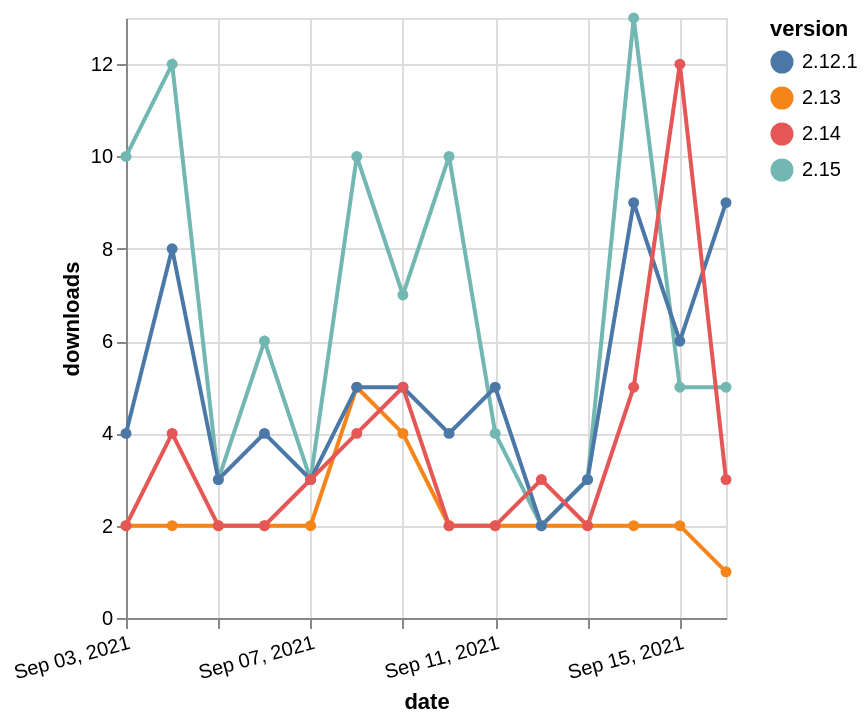

Source (Vega-Lite JSON):
### Vega-Lite specification from a JSON file in a GitHub repository (floating-point values rounded to 4 significant figures)
{"$schema": "https://vega.github.io/schema/vega-lite/v5.json", "description": "A simple bar chart with embedded data.", "data": {"values": [{"date": "2021-09-03", "total": 4080, "delta": 2, "version": "2.13"}, {"date": "2021-09-04", "total": 4082, "delta": 2, "version": "2.13"}, {"date": "2021-09-05", "total": 4084, "delta": 2, "version": "2.13"}, {"date": "2021-09-06", "total": 4086, "delta": 2, "version": "2.13"}, {"date": "2021-09-07", "total": 4088, "delta": 2, "version": "2.13"}, {"date": "2021-09-08", "total": 4093, "delta": 5, "version": "2.13"}, {"date": "2021-09-09", "total": 4097, "delta": 4, "version": "2.13"}, {"date": "2021-09-10", "total": 4099, "delta": 2, "version": "2.13"}, {"date": "2021-09-11", "total": 4101, "delta": 2, "version": "2.13"}, {"date": "2021-09-12", "total": 4103, "delta": 2, "version": "2.13"}, {"date": "2021-09-13", "total": 4105, "delta": 2, "version": "2.13"}, {"date": "2021-09-14", "total": 4107, "delta": 2, "version": "2.13"}, {"date": "2021-09-15", "total": 4109, "delta": 2, "version": "2.13"}, {"date": "2021-09-16", "total": 4110, "delta": 1, "version": "2.13"}, {"date": "2021-09-03", "total": 4176, "delta": 10, "version": "2.15"}, {"date": "2021-09-04", "total": 4188, "delta": 12, "version": "2.15"}, {"date": "2021-09-05", "total": 4191, "delta": 3, "version": "2.15"}, {"date": "2021-09-06", "total": 4197, "delta": 6, "version": "2.15"}, {"date": "2021-09-07", "total": 4200, "delta": 3, "version": "2.15"}, {"date": "2021-09-08", "total": 4210, "delta": 10, "version": "2.15"}, {"date": "2021-09-09", "total": 4217, "delta": 7, "version": "2.15"}, {"date": "2021-09-10", "total": 4227, "delta": 10, "version": "2.15"}, {"date": "2021-09-11", "total": 4231, "delta": 4, "version": "2.15"}, {"date": "2021-09-12", "total": 4233, "delta": 2, "version": "2.15"}, {"date": "2021-09-13", "total": 4236, "delta": 3, "version": "2.15"}, {"date": "2021-09-14", "total": 4249, "delta": 13, "version": "2.15"}, {"date": "2021-09-15", "total": 4254, "delta": 5, "version": "2.15"}, {"date": "2021-09-16", "total": 4259, "delta": 5, "version": "2.15"}, {"date": "2021-09-03", "total": 6519, "delta": 4, "version": "2.12.1"}, {"date": "2021-09-04", "total": 6527, "delta": 8, "version": "2.12.1"}, {"date": "2021-09-05", "total": 6530, "delta": 3, "version": "2.12.1"}, {"date": "2021-09-06", "total": 6534, "delta": 4, "version": "2.12.1"}, {"date": "2021-09-07", "total": 6537, "delta": 3, "version": "2.12.1"}, {"date": "2021-09-08", "total": 6542, "delta": 5, "version": "2.12.1"}, {"date": "2021-09-09", "total": 6547, "delta": 5, "version": "2.12.1"}, {"date": "2021-09-10", "total": 6551, "delta": 4, "version": "2.12.1"}, {"date": "2021-09-11", "total": 6556, "delta": 5, "version": "2.12.1"}, {"date": "2021-09-12", "total": 6558, "delta": 2, "version": "2.12.1"}, {"date": "2021-09-13", "total": 6561, "delta": 3, "version": "2.12.1"}, {"date": "2021-09-14", "total": 6570, "delta": 9, "version": "2.12.1"}, {"date": "2021-09-15", "total": 6576, "delta": 6, "version": "2.12.1"}, {"date": "2021-09-16", "total": 6585, "delta": 9, "version": "2.12.1"}, {"date": "2021-09-03", "total": 2161, "delta": 2, "version": "2.14"}, {"date": "2021-09-04", "total": 2165, "delta": 4, "version": "2.14"}, {"date": "2021-09-05", "total": 2167, "delta": 2, "version": "2.14"}, {"date": "2021-09-06", "total": 2169, "delta": 2, "version": "2.14"}, {"date": "2021-09-07", "total": 2172, "delta": 3, "version": "2.14"}, {"date": "2021-09-08", "total": 2176, "delta": 4, "version": "2.14"}, {"date": "2021-09-09", "total": 2181, "delta": 5, "version": "2.14"}, {"date": "2021-09-10", "total": 2183, "delta": 2, "version": "2.14"}, {"date": "2021-09-11", "total": 2185, "delta": 2, "version": "2.14"}, {"date": "2021-09-12", "total": 2188, "delta": 3, "version": "2.14"}, {"date": "2021-09-13", "total": 2190, "delta": 2, "version": "2.14"}, {"date": "2021-09-14", "total": 2195, "delta": 5, "version": "2.14"}, {"date": "2021-09-15", "total": 2207, "delta": 12, "version": "2.14"}, {"date": "2021-09-16", "total": 2210, "delta": 3, "version": "2.14"}]}, "width": "container", "mark": {"type": "line", "point": {"filled": true}}, "encoding": {"x": {"field": "date", "type": "temporal", "timeUnit": "yearmonthdate", "title": "date", "axis": {"labelAngle": -15}}, "y": {"field": "delta", "type": "quantitative", "title": "downloads"}, "color": {"field": "version", "type": "nominal"}, "tooltip": {"field": "delta"}}}
